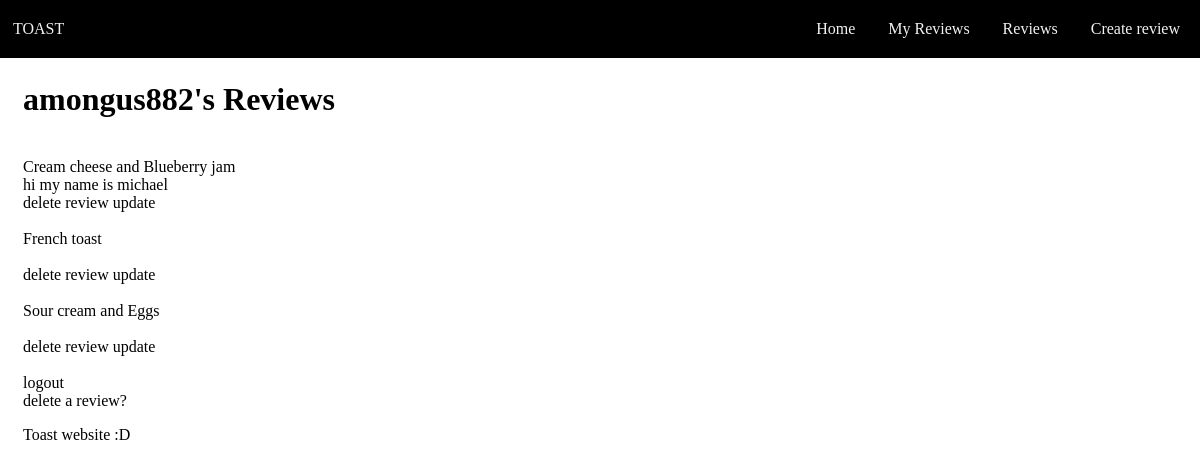
Page /my_reviews (signed in) on the committed database.
### tables this page shows
CREATE TABLE Reviews (id INTEGER PRIMARY KEY AUTOINCREMENT, user_id INTEGER REFERENCES Users (id), review TEXT NOT NULL, toast_id);

CREATE TABLE Toast (id INTEGER PRIMARY KEY AUTOINCREMENT, description TEXT NOT NULL);

### routes.py (the view)
@app.route('/my_reviews')
def user_reviews():
    if 'username' not in session or session['username'] is None:
        return redirect(url_for('signup'))
    else:
        username = session["username"]
        query = "SELECT t.description, r.review, t.id FROM reviews AS r JOIN Users as u ON r.user_id = u.id join Toast AS t ON t.id = r.toast_id WHERE username = '{}'".format(
            username)
        reviews = sql_queries(query, 1)
        return render_template('my_reviews.html', reviews=reviews, username=username)

### routes.py (called while the page is built)
def sql_queries(query, option):
    connection = sqlite3.connect('toast.db')
    cursor = connection.cursor()
    cursor.execute(query)
    if option == 0:
        result = cursor.fetchone()
        return result
    elif option == 1:
        result = cursor.fetchall()
        return result
    elif option == 2:
        connection.commit()
    connection.close()

### templates/my_reviews.html (shortened to what this page needs)
{% extends 'layout.html' %}
{% block h1 -%}{{ username }}'s Reviews{%- endblock %}
    {% block main -%}
        {% for review in reviews %}
            <br>
            {{ review[0] }}
            <br>
            {{ review[1] }}
            <br>
            <a href="/delete_reviews">delete review</a> <a value={{review[2]}}>update</a>
            <br>
        {% endfor %}
        <br>
        <a href="/logout">logout</a>
        <br>
        <a href="/delete_reviews">delete a review?</a>
    {%- endblock %}

### static/style.css (style rules this page uses)
body { word-wrap: break-word; padding:15px; }
a { text-decoration: none; color:black; }

### rows in the picture
Reviews: description "Cream cheese and Blueberry jam", review "hi my name is michael", {{ review[2] }} 3 (drawn)
Reviews: description "French toast", {{ review[2] }} 11 (drawn)
Reviews: description "Sour cream and Eggs", {{ review[2] }} 10 (drawn)

### other values in the picture
{{ username }} "amongus882"
